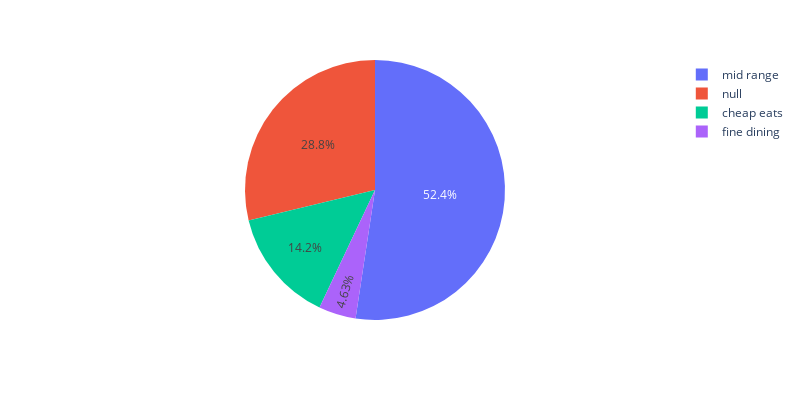

The notebook cell saved with this chart:
### Markdown cell above
#### 1.1 Proportions of Price Category including Nulls in dataset

### Code cell
price_category_count = df_rating['price_category'].value_counts(dropna=False)
price_category_fig = px.pie(price_category_count, names=price_category_count.index, values='price_category', width=800, height=400)
price_category_fig.show()

### Figure 1 — Plotly figure (JSON) as saved in the notebook; plotly's stock layout.template omitted (floating-point values rounded to 4 significant figures)
{"data": [{"domain": {"x": [0, 1], "y": [0, 1]}, "hovertemplate": "index=%{label}<br>price_category=%{value}<extra></extra>", "labels": ["mid range", null, "cheap eats", "fine dining"], "legendgroup": "", "name": "", "showlegend": true, "type": "pie", "values": [3768, 2069, 1022, 333]}], "layout": {"height": 400, "legend": {"tracegroupgap": 0}, "margin": {"t": 60}, "width": 800}}
